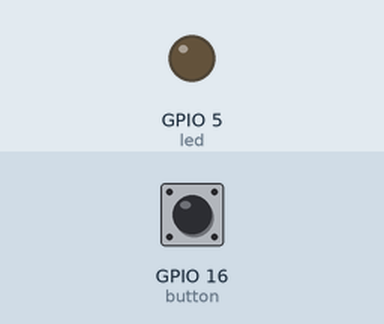
The sketch below on a simulated ESP8266 (NodeMCU). On the bench: output pins drawn as LEDs (lit = HIGH). The test bench sets the inputs (shaded band); at power-on: GPIO 16 (button) HIGH. WiFi joins after 1.5 s; servers stay silent unless stated; what the sketch prints to the serial monitor is not drawn.

Above: at 2.8 s.
2.9 s: GPIO 16 (button) pulled LOW for 0.15 s
At 3.7 s:
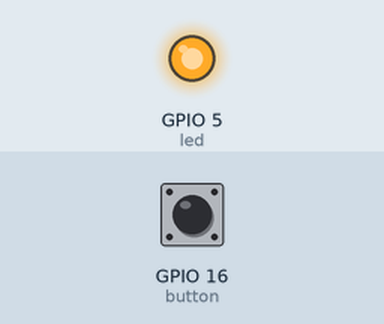
5.4 s: GPIO 16 (button) pulled LOW for 3.2 s
At 9.4 s:
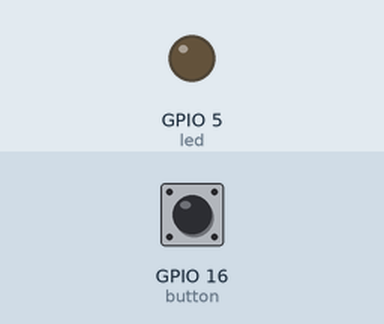
Timing chart, 0 to 10.9 s (numbered marks = the images above; inputs shaded):
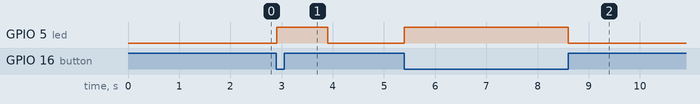

The sketch:

Button_NodeMCU_send_line.ino
```cpp
  ///// set button 1 ///
 #include <TridentTD_LineNotify.h>

#define SSID        "Eleceasy"
#define PASSWORD    "Bb20072536"
#define LINE_TOKEN  "DNi0g1Q9WuiBqhfTmKaHQWQdXXfIQ6qC0fpaH6MfJsu"
const int led = 5;
const int button = 16;
int temp = 0;
bool Lock = false;

void setup() {
  Serial.begin(112500);
  pinMode(led, OUTPUT);
  pinMode(button, INPUT);
  Serial.println(LINE.getVersion());
  WiFi.begin(SSID, PASSWORD);
  Serial.printf("WiFi connecting to %s\n",  SSID);
  while(WiFi.status() != WL_CONNECTED) { Serial.print("."); delay(400); }
  Serial.printf("\nWiFi connected\nIP : ");
  Serial.println(WiFi.localIP());

  // กำหนด Line Token
  LINE.setToken(LINE_TOKEN);

  // ตัวอย่างส่งข้อความ
  LINE.notify(String("Send to easyDemo ") + 10);

  // ตัวอย่างส่งข้อมูล ตัวเลข
  //LINE.notify(2342);          // จำนวนเต็ม
  //LINE.notify(212.43434,5);   // จำนวนจริง แสดง 5 หลัก

  // เลือก Line Sticker ได้จาก https://devdocs.line.me/files/sticker_list.pdf
  //LINE.notifySticker(3,240);        // ส่ง Line Sticker ด้วย PackageID 3 , StickerID 240
  //LINE.notifySticker("Hello",1,2);  // ส่ง Line Sticker ด้วย PackageID 1 , StickerID 2  พร้อมข้อความ

  // ตัวอย่างส่ง รูปภาพ ด้วย url
  //LINE.notifyPicture("https://preview.ibb.co/j6G51n/capture25610417181915334.png");
  //LINE.notifyPicture("จตุธาตุ","https://www.fotoaparat.cz/storage/pm/09/10/23/670915_a5351.jpg");
}

void loop() {
  temp = digitalRead(button);

     if (temp == LOW) {
      if(Lock == true){
        digitalWrite(led, HIGH);
        Serial.println("LED Turned ON");
        LINE.notify("LED ON");
        delay(1000);
        Lock = false;
      }
       }
     else {
      if(Lock == false){
        digitalWrite(led, LOW);
        Serial.println("LED Turned OFF");
        LINE.notify("LED OFF");
        delay(1000);
        Lock = true;
      }
       }
}
```

Measured:
- after the input at 2.9 s, GPIO 5 (led): LOW → HIGH at once, → LOW 1.0 s later
- after the input at 5.4 s, GPIO 5 (led): LOW → HIGH at once, → LOW 3.2 s later
